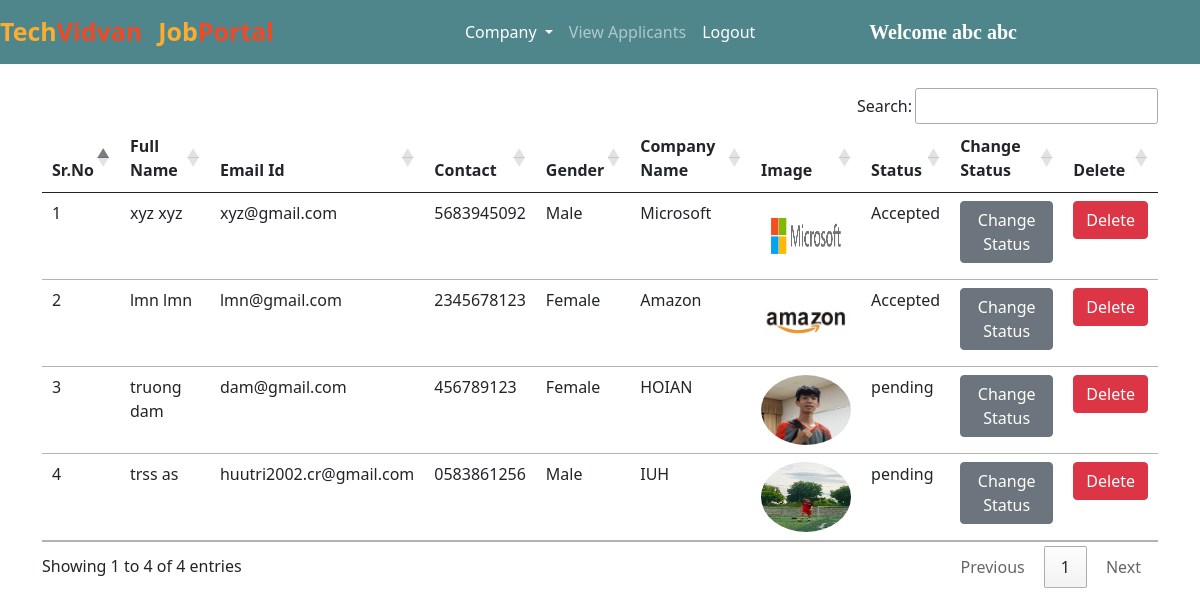
The app's page /all_companies/ (signed in) with its own data.
### jobs/models.py (models this page shows, shortened)
class Company(models.Model):
    user = models.ForeignKey(User, on_delete=models.CASCADE)
    phone = models.CharField(max_length=10)
    image = models.ImageField(upload_to="")
    gender = models.CharField(max_length=10)
    type = models.CharField(max_length=15)
    status = models.CharField(max_length=20)
    company_name = models.CharField(max_length=100)

### jobs/views.py (the view)
# urls.py: path("all_companies/", views.all_companies, name="all_companies"),
def all_companies(request):
    if not request.user.is_authenticated:
        return redirect("/admin_login")
    companies = Company.objects.all()
    return render(request, "all_companies.html", {'companies':companies})

### jobs/templates/all_companies.html (shortened to what this page needs)
{% extends 'admin_navbar.html' %}
{% block body %}
<div class="container mt-4">
<table class="table table-hover" id="example">
    <thead>
        <tr>
            <th>Sr.No</th>
            <th>Full Name</th>
            <th>Email Id</th>
            <th>Contact</th>
            <th>Gender</th>
            <th>Company Name</th>
            <th>Image</th>
            <th>Status</th>
            <th>Change Status</th>
            <th>Delete</th>
        </tr>
    </thead>
    <tbody>
        {% for company in companies %}
        <tr>
            <td>{{forloop.counter}}</td>
            <td>{{company.user.get_full_name}}</td>
            <td>{{company.user.email}}</td>
            <td>{{company.phone}}</td>
            <td>{{company.gender}}</td>
            <td>{{company.company_name}}</td>
            <td><img src="{{company.image.url}}" class="rounded-circle" width="90px" height="70px"></td>
            <td>{{company.status}}</td>
            <td><a href="/change_status/{{company.id}}/" class="btn btn-secondary">Change Status</a></td>
            <td><a href="/delete_company/{{company.user.id}}/" class="btn btn-danger" onclick="return confirm('Are you sure you want to delete this company?')">Delete</a></td>
        </tr>
        {% endfor %}
    </tbody>
</table>
</div>
{% endblock %}

### jobs/templates/admin_navbar.html (shortened to what this page needs)
<!doctype html>
<html lang="en">
<head>
  <link href="https://cdn.jsdelivr.net/npm/bootstrap@5.0.2/dist/css/bootstrap.min.css" rel="stylesheet"
>
  <link rel="stylesheet" href="https://cdn.datatables.net/1.10.25/css/jquery.dataTables.min.css">
  <link rel="stylesheet" href="https://cdn.datatables.net/buttons/1.7.1/css/buttons.dataTables.min.css">
</head>
<body>
  <nav class="navbar navbar-expand-lg navbar-dark">
      <a class="navbar-brand" href="/"><span class="head1">Tech</span><span class="head2">Vidvan</span></a>
      <a class="navbar-brand" href="#"><span class="head1">Job</span><span class="head2">Portal</span></a>
      <div class="container w-50">
      <div class="collapse navbar-collapse" id="navbarSupportedContent">
        <ul class="navbar-nav me-auto mb-2 mb-lg-0">
          <div class="collapse navbar-collapse" id="navbarNavDarkDropdown">
            <ul class="navbar-nav">
              <li class="nav-item dropdown">
                <a class="nav-link active dropdown-toggle" href="#" id="navbarDarkDropdownMenuLink" role="button" data-bs-toggle="dropdown" aria-expanded="false">
                  Company
                </a>
              </li>
            </ul>
          </div>
          <li class="nav-item">
            <a class="nav-link {% block view_applicants %} {% endblock %}" href="/view_applicants/">View Applicants</a>
          </li>
          <li class="nav-item">
            <a class="nav-link active" href="/logout/">Logout</a>
          </li>
        </ul>
        <a class="navbar-brand" style="font-weight: bold; font-family: 'Times New Roman', Times, serif;" href="#">Welcome {{request.user.get_full_name}}</a>
      </div>
      </div>
  </nav>
  {% block body %}
  {% endblock %}
</body>
</html>

### jobs/templates/admin_navbar.html (style rules this page uses)
.navbar { background-color: #4f868c; }
.head1 { color: #FBAD30; font-size: 25px; font-weight: bold; height: 50px; }
.head2 { color: #EF4926; font-size: 25px; font-weight: bold; }

### records on screen
Company: user.get_full_name "xyz xyz", user.email "xyz@gmail.com", phone "5683945092", gender "Male", company_name "Microsoft", image (picture), status "Accepted"
Company: user.get_full_name "lmn lmn", user.email "lmn@gmail.com", phone "2345678123", gender "Female", company_name "Amazon", image (picture), status "Accepted"
Company: user.get_full_name "truong dam", user.email "dam@gmail.com", phone "456789123", gender "Female", company_name "HOIAN", image (picture), status "pending"
Company: user.get_full_name "trss as", user.email "huutri2002.cr@gmail.com", phone "0583861256", gender "Male", company_name "IUH", image (picture), status "pending"

### other values on screen
{{ request.user.get_full_name }} "abc abc"
